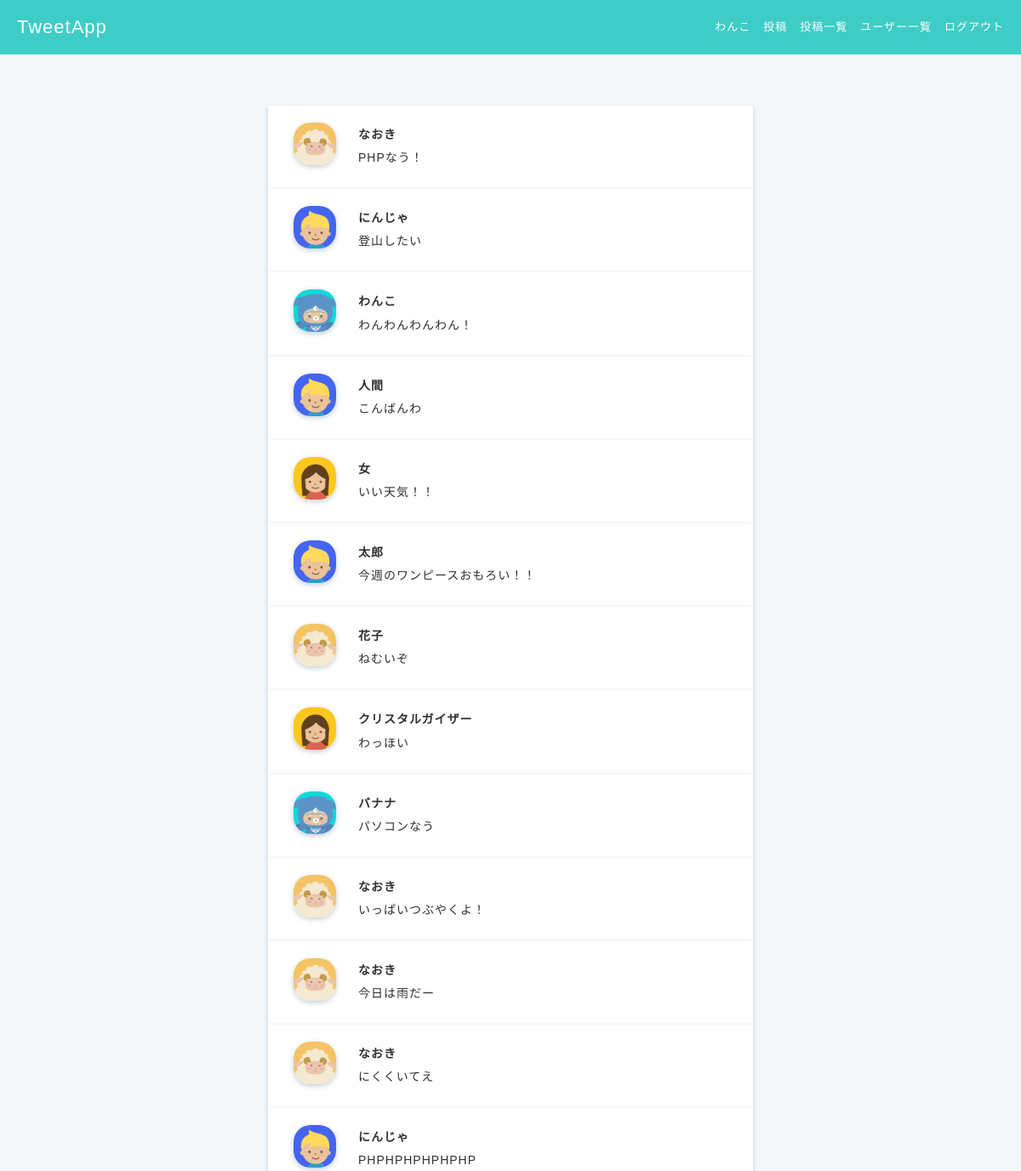
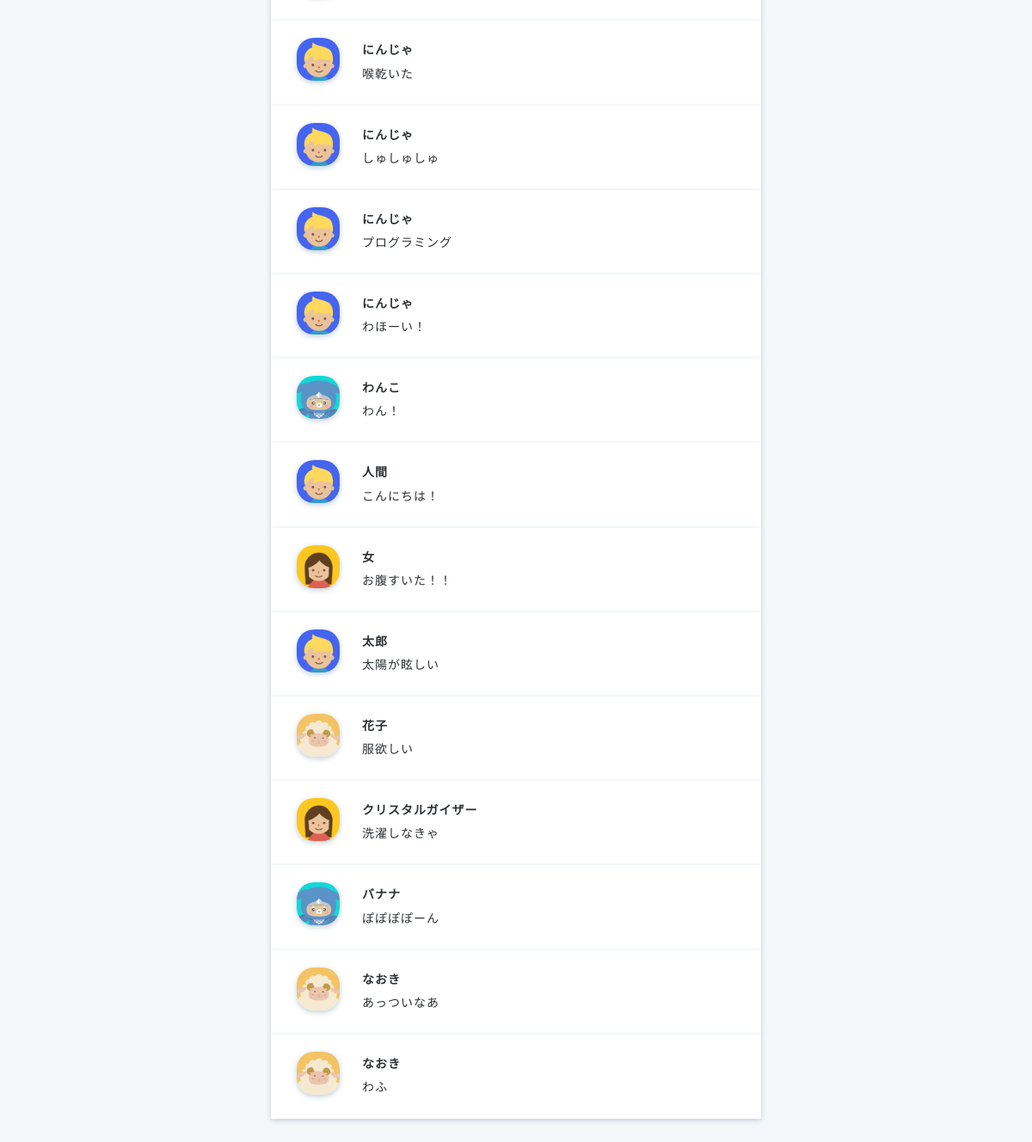
The page /posts.php (signed in) on the database its author committed (2 pictures, top to bottom).
### tables this page shows
create table tweets (
tweet_id int auto_increment primary key,
user_id int not null,
content varchar(140) not null,
created datetime default current_timestamp,
updated datetime default current_timestamp on update current_timestamp,
foreign key(user_id) references users(id)
);

create table users (
id int auto_increment  primary key,
name varchar(100) not null,
email varchar(100) not null unique,
password varchar(100) not null,
created datetime default current_timestamp,
updated datetime default current_timestamp on update current_timestamp
);

### posts.php (the view, shortened to what this page needs)
<?php require 'header.php'; ?>
<?php
$sql=$pdo->prepare('
  SELECT * FROM tweets
  LEFT OUTER JOIN users
  ON tweets.user_id = users.id
  ORDER BY tweets.updated DESC');
$sql->execute([]);
?>
<div class="main posts-index">
  <div class="container">
    <?php foreach ($sql->fetchAll() as $row): ?>
    <div class="posts-index-item">
      <div class="post-left"><img src="img/<?=$row['id'] ?>.jpg"></div>
      <div class="post-right">
        <div class="post-user-name"><a href="users_show.php?id=<?=$row['id'] ?>"><?=$row['name'] ?></a></div>
        <a href="posts_show.php?tweet_id=<?=$row['tweet_id'] ?>"><?=$row['content'] ?></a>
      </div>
    </div>
    <?php endforeach; ?>
  </div>
</div>

### css/style.css (style rules this page uses)
* { box-sizing: border-box; }
html { font: 100%/1.5 'Avenir Next', 'Hiragino Sans', sans-serif; line-height: 1.7; letter-spacing: 1px; }
a { text-decoration: none; color: #2d3133; font-size: 14px; }
body { color: #2d3133; background-color: #3ecdc6; margin: 0; min-height: 1vh; }
.main { position: absolute; top: 64px; width: 100%; height: auto; min-height: 100%; background-color: #f5f8fa; }
.container { max-width: 600px; margin: 60px auto; padding-left: 15px; padding-right: 15px; clear: both; }
.posts-index-item { padding: 20px 30px; background-color: white; overflow: hidden; box-shadow: 0 2px 6px #c1ced7; }
.post-left img { width: 50px; height: 50px; border-radius: 40%; box-shadow: 0 2px 6px #c1ced7; object-fit: cover; }
.post-user-name a { font-weight: 600; }
.post-left { float: left; width: 10%; }
.post-right { float: left; width: 90%; padding-left: 25px; text-align: left; }

### rows shown on the page
tweets: user.name "なおき", content "PHPなう！"
tweets: user.name "にんじゃ", content "登山したい"
tweets: user.name "わんこ", content "わんわんわんわん！"
tweets: user.name "人間", content "こんばんわ"
tweets: user.name "女", content "いい天気！！"
tweets: user.name "太郎", content "今週のワンピースおもろい！！"
tweets: user.name "花子", content "ねむいぞ"
tweets: user.name "クリスタルガイザー", content "わっほい"
tweets: user.name "バナナ", content "パソコンなう"
tweets: user.name "なおき", content "いっぱいつぶやくよ！"
tweets: user.name "なおき", content "今日は雨だー"
tweets: user.name "なおき", content "にくくいてえ"
tweets: user.name "にんじゃ", content "PHPHPHPHPHPHP"
tweets: user.name "にんじゃ", content "喉乾いた"
tweets: user.name "にんじゃ", content "しゅしゅしゅ"
tweets: user.name "にんじゃ", content "プログラミング"
tweets: user.name "にんじゃ", content "わほーい！"
tweets: user.name "わんこ", content "わん！"
tweets: user.name "人間", content "こんにちは！"
tweets: user.name "女", content "お腹すいた！！"
tweets: user.name "太郎", content "太陽が眩しい"
tweets: user.name "花子", content "服欲しい"
tweets: user.name "クリスタルガイザー", content "洗濯しなきゃ"
tweets: user.name "バナナ", content "ぽぽぽぽーん"
tweets: user.name "なおき", content "あっついなあ"
tweets: user.name "なおき", content "わふ"

### other values the page prints
$_SESSION['user']['name'] "わんこ"
